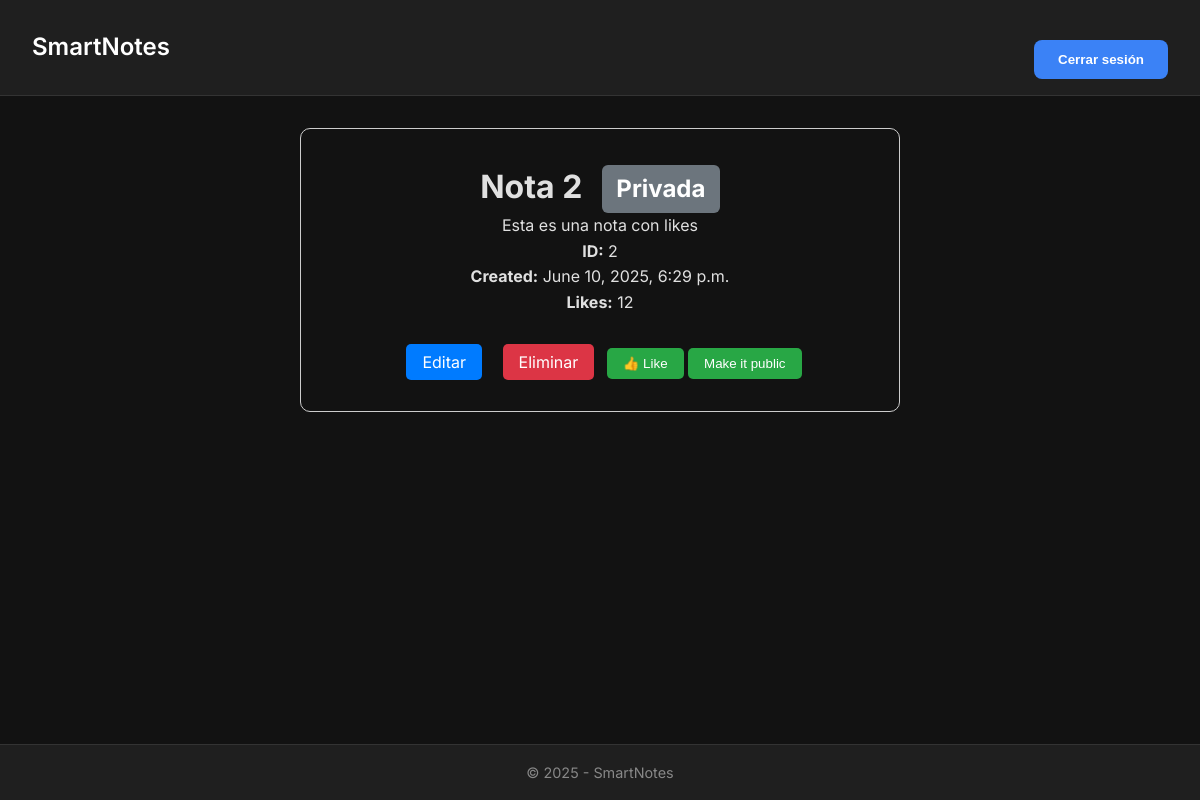
/smart/notes/2 (signed in), run on an earlier commit of the app's database.
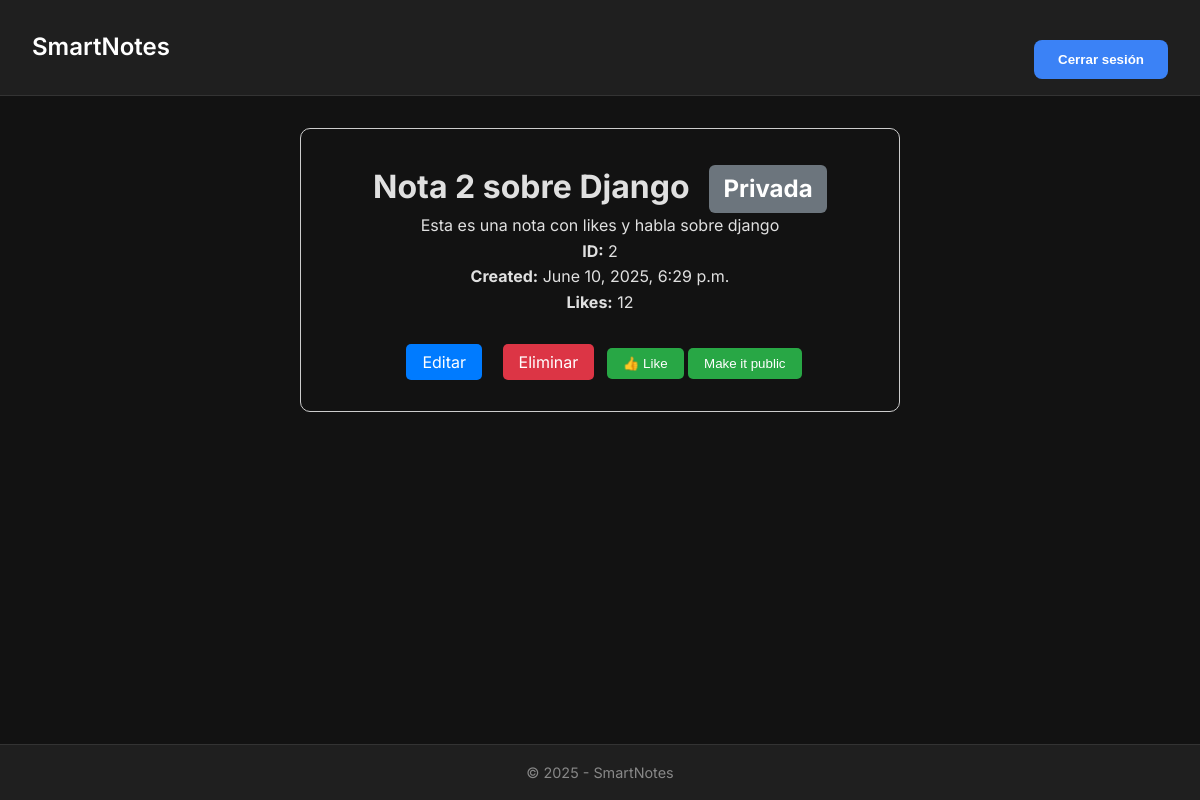
And on a later commit of the database.
### notes/models.py (models this page shows)
class Notes(models.Model):
    title = models.CharField(max_length=200)
    text = models.TextField()
    created = models.DateTimeField(auto_now_add=True)
    likes = models.PositiveSmallIntegerField(default=0)
    user = models.ForeignKey(User, on_delete=models.CASCADE, related_name="notes")
    public = models.BooleanField(default=False)

### notes/views.py (the view)
# urls.py: path('notes/<int:pk>', views.NotesDetailView.as_view(), name="notes.name"),
class NotesDetailView(DetailView):
    model = Notes
    context_object_name = 'note'
    template_name = 'notes/notes_detail.html'
    def get_object(self, queryset=None):
        note = get_object_or_404(Notes, pk=self.kwargs.get('pk'))
        user = self.request.user
        if note.public or (user.is_authenticated and note.user == user):
            return note
        raise Http404("This note is not available")

### notes/templates/notes/notes_detail.html (shortened to what this page needs)
{% extends "base.html" %}
{% block content %}
    <div style="text-align: center; max-width: 600px; margin: auto; padding: 2rem; border: 1px solid #ccc; border-radius: 10px;">
        {% if not note %}
            <p style="color: red;">Error: Note not found!</p>
        {% else %}
            <h1>
                {{ note.title }}
                <span class="badge {% if note.public %}badge-public{% else %}badge-private{% endif %}">
                    {% if note.public %}Pública{% else %}Privada{% endif %}
                </span>
            </h1>
            <p>{{ note.text }}</p>
            <p><strong>ID:</strong> {{ note.pk }}</p>
            <p><strong>Created:</strong> {{ note.created }}</p>
            <p><strong>Likes:</strong> {{ note.likes }}</p>
            <div style="margin-top: 2rem;">
                <a href="{% url 'notes.update' note.pk %}" style="padding: 0.5rem 1rem; background-color: #007bff; color: white; text-decoration: none; border-radius: 5px; margin: 0.5rem;">Editar</a>
                <a href="{% url 'notes.delete' note.pk %}" style="padding: 0.5rem 1rem; background-color: #dc3545; color: white; text-decoration: none; border-radius: 5px; margin: 0.5rem;">Eliminar</a>
                <form method="POST" action="{% url 'notes.like' note.pk %}" style="display: inline;">
                    <button type="submit" style="padding: 0.5rem 1rem; background-color: #28a745; color: white; border: none; border-radius: 5px; cursor: pointer;">
                        👍 Like
                    </button>
                </form>
                <form method="POST" action="{% url 'notes.change_visibility' note.pk %}" style="display: inline;">
                    <button type="submit" style="padding: 0.5rem 1rem; background-color: #28a745; color: white; border: none; border-radius: 5px; cursor: pointer;">
                        {%if note.public %}
                            Make it private
                        {% else %}
                            Make it public
                        {% endif %}
                    </button>
                </form>
            </div>
        {% endif %}
    </div>
{% endblock %}

What changed in the data, as far as the page shows it:
changed Notes id 2: title "Nota 2" → "Nota 2 sobre Django"; text "Esta es una nota con likes" → "Esta es una nota con likes y habla sobre django"
